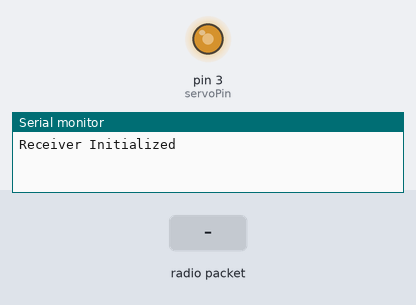
This sketch was run on a simulated Arduino Uno, built with avr-gcc and run on an emulated ATmega328P. Shown: output pins drawn as LEDs (lit = HIGH), the last lines printed to the serial monitor. Dashed ring = blinking. The test bench sets the inputs (shaded band). No radio packets arrive unless stated.

Above: at 1.2 s.
1.3 s: radio packet "GROUP6PROJECT" arrives
At 2.1 s:
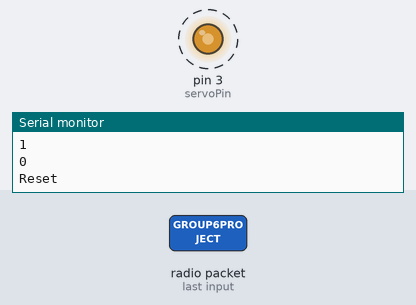
Timing chart, 0 to 10.3 s (numbered marks = the images above; inputs shaded):
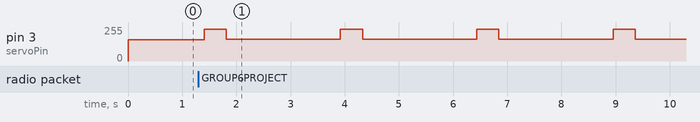

The sketch:

EK210_Receiver_Code.ino
```cpp
#include <RH_ASK.h>
#include <SPI.h>  // Not actually used but needed to compile

RH_ASK driver;
int ledPin = 8, servoPin = 3;  // LED and Servo Pins

// position servo takes by default (on reset), and takes to hit the motor
int resetServo = 160, hitBell = 240;

int bellStrikeCount = 8;  // Number of strikes
bool activateBell = false;


void setup() {
  Serial.begin(9600);  // Serial is at specific baud rate
  pinMode(servoPin, OUTPUT);
  // pinMode(ledPin, OUTPUT);
  analogWrite(servoPin, resetServo);
  if (!driver.init()) {
    Serial.println("RF Receiver init failed");
  } else Serial.println("Receiver Initialized");
}

void loop() {
  // analogWrite(ledPin, 0);
  uint8_t buf[13];
  uint8_t buflen = sizeof(buf);
  if (driver.recv(buf, &buflen)) {
    String passcode = "";
    for (int i = 0; i < buflen; i++) {
      passcode += (char)buf[i];
    }

    Serial.print("Message: ");
    Serial.println(passcode);
    Serial.println(passcode == "GROUP6PROJECT");
    // activateBell = true;
    activateBell = (passcode == "GROUP6PROJECT");
  }

  if (activateBell) {
    for (int count = 0; count < bellStrikeCount; count++) {
      Serial.println(count);
      for (int i = resetServo; i <= hitBell; i=i+3) {
        analogWrite(servoPin, i);
        delay(4);
      }
      delay(300);

      Serial.println("Reset");
      for (int i = hitBell; i >= resetServo; i=i-3) {
        analogWrite(servoPin, i);
        delay(4);  // Delay between steps for smoother movement
      }
      delay(2000);
    }
    activateBell = false;
  }
}
```

Measured:
- after the input at 1.3 s, pin 3 (servoPin): alternates 238/255 for 0.41 s and 162/255 for 2.1 s, starting after 0.11 s
